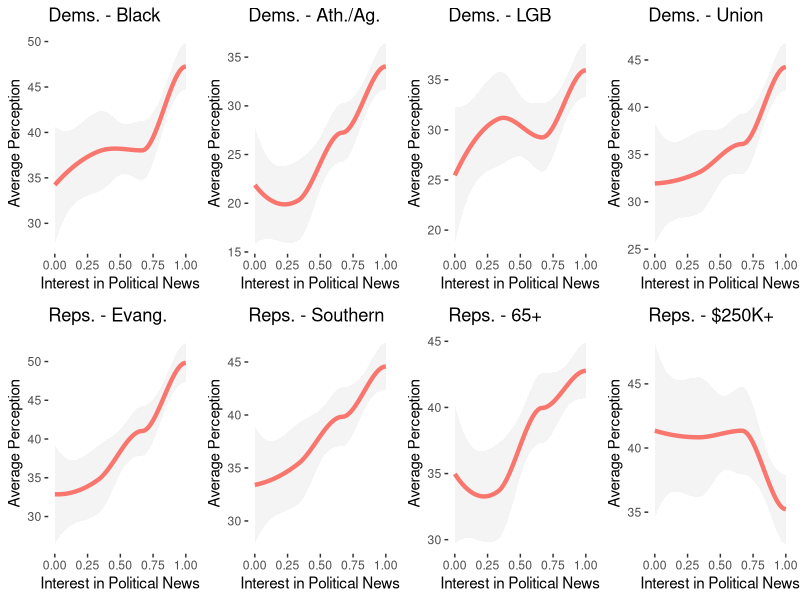

Reproduce this figure in R.
"

Figure 2: Relationship between perceptions and political interest

@authors:
Douglas J. Ahler
doug.ahler@gmail.com

Gaurav Sood
gsood07@gmail.com

"

# Set the working directory to directory containing the data  
# setwd("data/")
	
# Load libs
library(haven)
library(ggplot2)
library(grid)
library(gridExtra)

# Load data
data <- read_dta("pcomp_yougov_data.dta")

# Individual grid elements
dblack <- ggplot(data, aes(x = newsint_r, y = dem_black, colour = "#42C4C7")) + 
          stat_smooth(method = loess, size = 1.5, fullrange = TRUE, alpha = 0.1, level = 0.95) + 
          theme(panel.background = element_rect(fill = "white"), legend.position = "none") + 
          xlab("Interest in Political News") + 
          ylab("Average Perception") + 
          ggtitle("Dems. - Black")
          
daa    <- ggplot(data,aes(x = newsint_r, y = dem_aa, colour = "#42C4C7")) + 
          stat_smooth(method = loess, size = 1.5, fullrange = TRUE, alpha = 0.1, level = 0.95) + 
          theme(panel.background = element_rect(fill = "white"), legend.position = "none") + 
          xlab("Interest in Political News") + 
          ylab("Average Perception") + 
          ggtitle("Dems. - Ath./Ag.")
        	
dlgb   <- ggplot(data,aes(x = newsint_r, y = dem_lgb, colour = "#42C4C7")) + 
          stat_smooth(method = loess, size = 1.5, fullrange = TRUE, alpha = 0.1, level = 0.95) + 
          theme(panel.background = element_rect(fill = "white"), legend.position = "none") + 
	 	  xlab("Interest in Political News") + 
          ylab("Average Perception") + 
          ggtitle("Dems. - LGB")

dunion <- ggplot(data,aes(x = newsint_r, y = dem_union, colour = "#42C4C7")) + 
          stat_smooth(method = loess, size = 1.5, fullrange = TRUE, alpha = 0.1, level = 0.95) + 
          theme(panel.background = element_rect(fill = "white"), legend.position = "none") + 
          xlab("Interest in Political News") + 
          ylab("Average Perception") + 
          ggtitle("Dems. - Union")

revang <- ggplot(data,aes(x = newsint_r, y = rep_evang, colour = "#42C4C7")) + 
          stat_smooth(method = loess, size = 1.5, fullrange = TRUE, alpha = 0.1, level = 0.95) + 
          theme(panel.background = element_rect(fill = "white"),legend.position = "none") + 
          xlab("Interest in Political News") + 
          ylab("Average Perception") + 
          ggtitle("Reps. - Evang.")

rsouth <- ggplot(data,aes(x = newsint_r, y = rep_south, colour = "#42C4C7")) + 
          stat_smooth(method = loess, size = 1.5, fullrange = TRUE, alpha = 0.1, level = 0.95) + 
          theme(panel.background = element_rect(fill = "white"),legend.position = "none") + 
          xlab("Interest in Political News") + 
          ylab("Average Perception") + 
          ggtitle("Reps. - Southern")

rold <- ggplot(data,aes(x = newsint_r, y = rep_old, colour  =  "#42C4C7")) + 
        stat_smooth(method = loess, size = 1.5, fullrange = TRUE, alpha = 0.1, level = 0.95) + 
        theme(panel.background = element_rect(fill = "white"), legend.position = "none") + 
        xlab("Interest in Political News") + 
        ylab("Average Perception") + 
        ggtitle("Reps. - 65+")

rrich <- ggplot(data,aes(x = newsint_r, y = rep_rich, colour = "#42C4C7")) + 
         stat_smooth(method = loess, size = 1.5, fullrange = TRUE, alpha = 0.1, level = 0.95) + 
         theme(panel.background = element_rect(fill = "white"), legend.position = "none") + 
         xlab("Interest in Political News") + 
         ylab("Average Perception") + 
         ggtitle("Reps. - $250K+")

grid.arrange(dblack, daa, dlgb, dunion, revang, rsouth, rold, rrich, ncol = 4)
